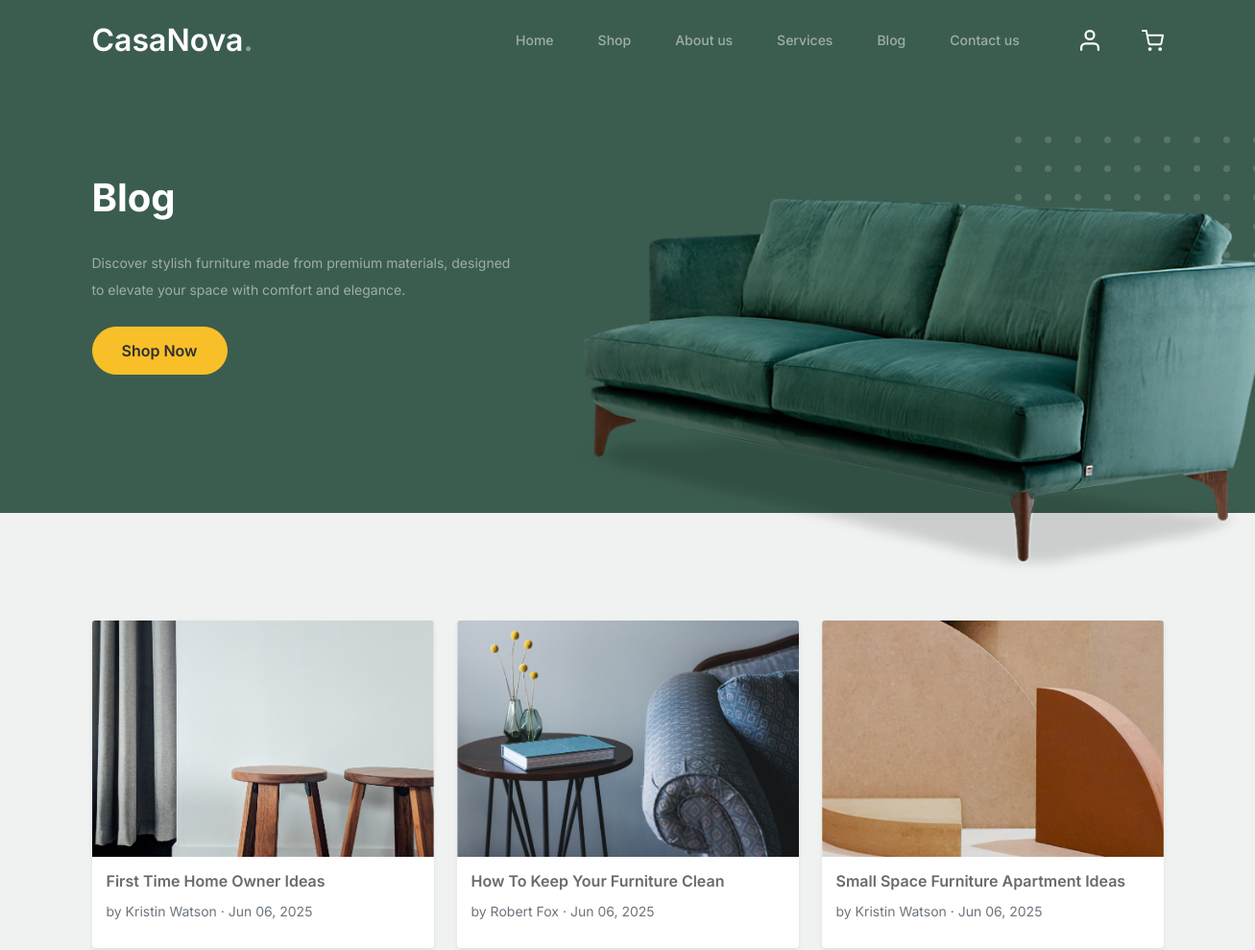
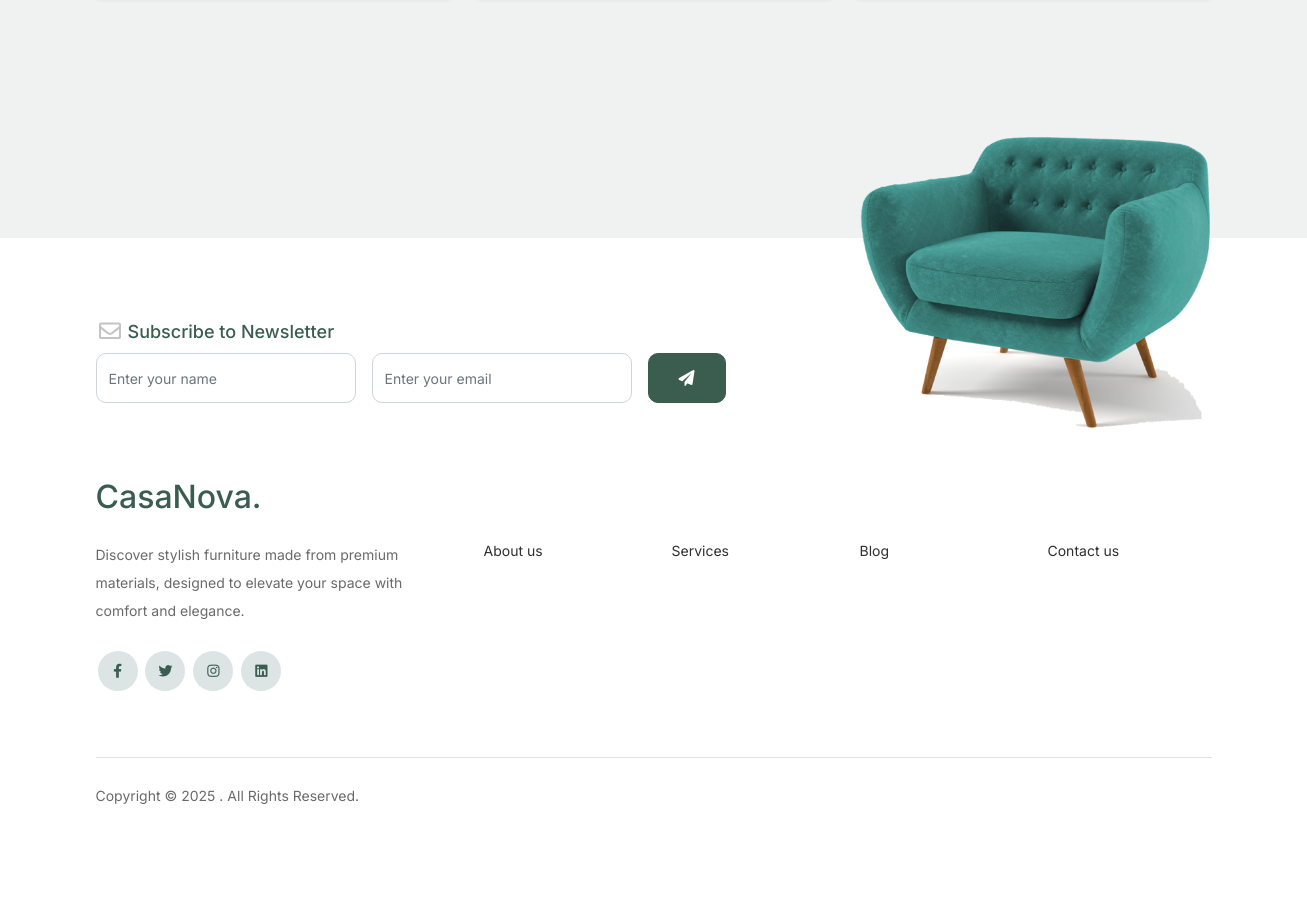
Screenshot of /blog/ with the database file from the repository (2 pictures, top to bottom).
### store/models.py (models this page shows, shortened)
class BlogPost(models.Model):
    title = models.CharField(max_length=200)
    author = models.CharField(max_length=100)
    date = models.DateField()
    image = models.ImageField(upload_to='blog/')
    content = models.TextField(blank=True)

### store/views.py (the view)
# urls.py: 2. Add a URL to urlpatterns:  path('blog/', include('blog.urls'))
def blog(request):
    posts = BlogPost.objects.order_by('-date')
    return render(request, 'store/blog.html', {"posts": posts})

### store/templates/store/blog.html (shortened to what this page needs)
{% extends "store/base.html" %}
{% load static %}
{% block content %}
<div class="hero">
  <div class="container">
    <div class="row justify-content-between">
      <div class="col-lg-5">
        <div class="intro-excerpt">
          <h1>Blog</h1>
          <p class="mb-4">Discover stylish furniture made from premium materials, designed to elevate your space with comfort and elegance.</p>
          <p>
            <a href="#" class="btn btn-secondary me-2">Shop Now</a>
          </p>
        </div>
      </div>
      <div class="col-lg-7">
        <div class="hero-img-wrap">
          <img src="{% static 'images/couch.png' %}" class="img-fluid" alt="Couch">
        </div>
      </div>
    </div>
  </div>
</div>
{% include "store/partials/blog_section.html" %}
{% include "store/partials/footer.html" %}
{% endblock %}

### store/templates/store/partials/blog_section.html (shortened to what this page needs)
{% load static %}
<div class="blog-section">
  <div class="container">
    <div class="row">
      {% for post in posts %}
      <div class="col-12 col-sm-6 col-md-4 mb-5">
        <div class="post-entry card h-100 shadow-sm border-0"
             style="cursor:pointer;"
             onclick="toggleExclusiveDetails({{ post.id }})">
          <img src="{{ post.image.url }}" alt="Image" class="img-fluid card-img-top">
          <div class="post-content-entry card-body">
            <h3 class="h5 mb-2">
              {{ post.title }}
            </h3>
            <div class="meta small text-muted mb-2">
              <span>by {{ post.author }}</span> &middot;
              <span>{{ post.date|date:"M d, Y" }}</span>
            </div>
          </div>
        </div>
      </div>
      {% endfor %}
    </div>
  </div>
</div>

### store/static/css/style.css (style rules this page uses)
body { overflow-x: hidden; position: relative; }
body { font-family: "Inter", sans-serif; font-weight: 400; line-height: 28px; color: #6a6a6a; font-size: 14px; background-color: #eff2f1; }
a { text-decoration: none; -webkit-transition: .3s all ease; -o-transition: .3s all ease; transition: .3s all ease; color: #2f2f2f; text-decoration: underline; }
.hero { background: #3b5d50; padding: calc(4rem - 30px) 0 0rem 0; }
@media (min-width: 768px) { .hero { padding: calc(4rem - 30px) 0 4rem 0; } }
@media (min-width: 992px) { .hero { padding: calc(8rem - 30px) 0 8rem 0; } }
.hero .intro-excerpt { position: relative; z-index: 4; }
@media (min-width: 992px) { .hero .intro-excerpt { max-width: 450px; } }
.hero h1 { font-weight: 700; color: #ffffff; margin-bottom: 30px; }
.hero p { color: rgba(255, 255, 255, 0.5); margin-botom: 30px; }
.hero .hero-img-wrap { position: relative; }
.hero .hero-img-wrap img { position: relative; top: 0px; right: 0px; z-index: 2; max-width: 780px; left: -20px; }
@media (min-width: 768px) { .hero .hero-img-wrap img { right: 0px; left: -100px; } }
@media (min-width: 992px) { .hero .hero-img-wrap img { left: 0px; top: -80px; position: absolute; right: -50px; } }
@media (min-width: 1200px) { .hero .hero-img-wrap img { left: 0px; top: -80px; right: -100px; } }
.hero .hero-img-wrap:after { content: ""; position: absolute; width: 255px; height: 217px; background-image: url("../images/dots-light.svg"); background-size: contain; background-repeat: no-repeat; right: -100px; top: -0px; }
@media (min-width: 1200px) { .hero .hero-img-wrap:after { top: -40px; } }
.btn { font-weight: 600; padding: 12px 30px; border-radius: 30px; color: #ffffff; background: #2f2f2f; border-color: #2f2f2f; }
.btn.btn-secondary { color: #2f2f2f; background: #f9bf29; border-color: #f9bf29; }
.blog-section { padding: 7rem 0 12rem 0; }
.blog-section .post-entry .post-content-entry { padding-left: 15px; padding-right: 15px; }
.blog-section .post-entry .post-content-entry h3 { font-size: 16px; margin-bottom: 0; font-weight: 600; margin-bottom: 7px; }
.blog-section .post-entry .post-content-entry .meta { font-size: 14px; }

### rows the page displays
BlogPost: image (picture), title "First Time Home Owner Ideas", author "Kristin Watson", date "Jun 06, 2025"
BlogPost: image (picture), title "How To Keep Your Furniture Clean", author "Robert Fox", date "Jun 06, 2025"
BlogPost: image (picture), title "Small Space Furniture Apartment Ideas", author "Kristin Watson", date "Jun 06, 2025"
